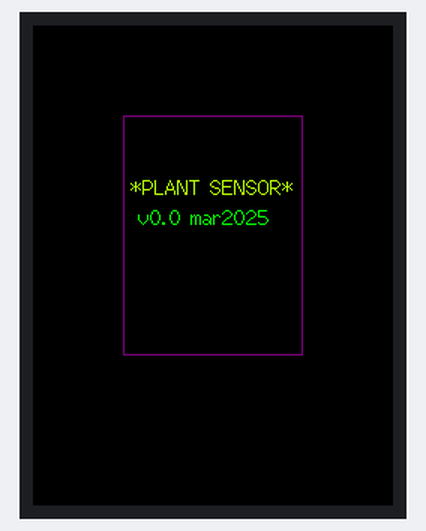
The sketch below on a simulated ESP32. On the bench: 240×320 colour display. Random numbers use the default seed unless the sketch sets one.

Above: at 0.8 s.
At 1.9 s:
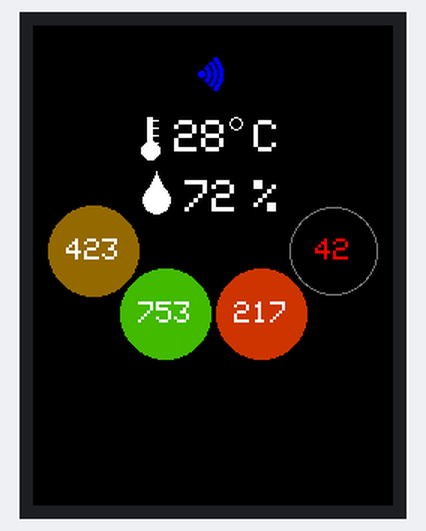
At 11.0 s:
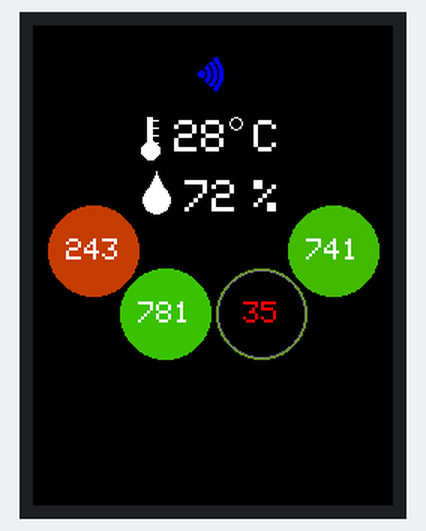
At 20.2 s:
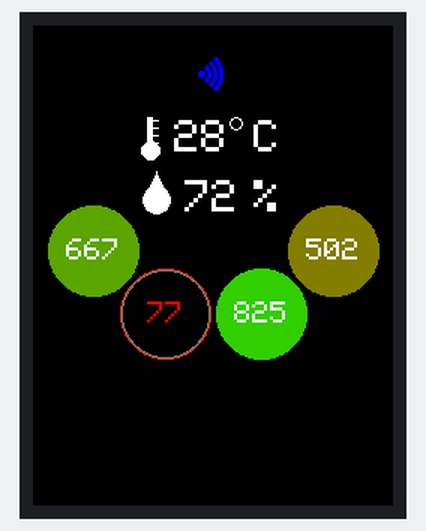
At 29.3 s:
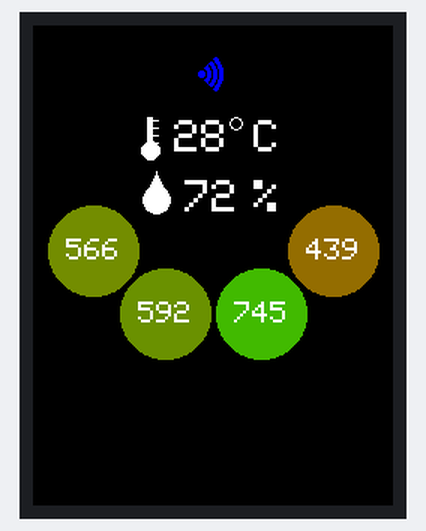
At 38.5 s:
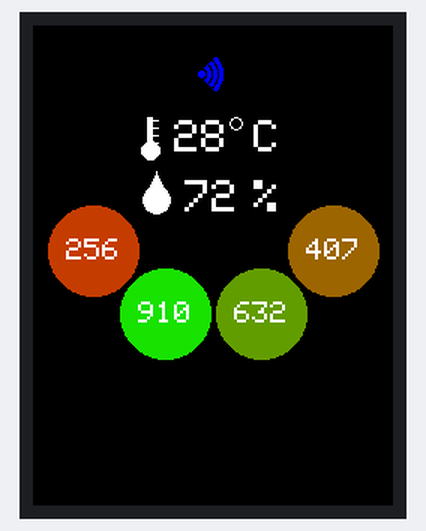

Measured:
- what the display in image 0 shows lasts 1.1 s, from 0.7 s to 1.8 s
- what the display in image 1 shows lasts 1.0 s, from 1.8 s to 2.8 s

The sketch:

ESP32-ROUND-DISPLAY-TFT-SPI.ino
```cpp
/// TESTING 1.28" TFT ROUND DISPLAY


/*
IMPORTANT: ALTERATION ON LIBRARY user_Setup.h FILE
Only ONE driver uncommented on the file Arduino/libraries/TFT_eSPI/User_SetUp.h
// Only define one driver, the other ones must be commented out
#define GC9A01_DRIVER    /// <<< THAT'S THE CURRENT DISPLAY CHIP


ALSO this session was altered:
======
// For ESP32 Dev board (only tested with GC9A01 display)
// The hardware SPI can be mapped to any pins

#define TFT_MOSI 23 // In some display driver board, it might be written as "SDA" and so on.
#define TFT_SCLK 18
#define TFT_CS   22 // Chip select control pin
#define TFT_DC   16  // Data Command control pin
#define TFT_RST  4  // Reset pin (could connect to Arduino RESET pin)
//#define TFT_BL   22  // LED back-light
======

*/

#include <TFT_eSPI.h> // Hardware-specific library
#include <SPI.h>

TFT_eSPI tft = TFT_eSPI();       // Invoke custom library


// Display settings
const int SCREEN_WIDTH = 240;
const int SCREEN_HEIGHT = 240;
const int CENTER_X = SCREEN_WIDTH / 2;
const int CENTER_Y = SCREEN_HEIGHT / 2;
const int RADIUS = 30;  // moisture circles radius


// Moisture Circles Positions
int posX[4];
int posY[4];

// Simulated or actual moisture readings (0–1023)
int moisture1, moisture2, moisture3, moisture4;

void setup() {
  // put your setup code here, to run once:
  tft.init();
    tft.setRotation(0);


  tft.fillScreen(TFT_BLACK);

    delay(500);

  tft.drawRect(60, 60, tft.width()/2, tft.height()/2, TFT_PURPLE);

    // Set "cursor" at top left corner of display (0,0) and select font 4

  // We can now plot text on screen using the "print" class
  tft.setTextColor(TFT_GREENYELLOW);
  tft.setCursor(65, 100, 2);
  tft.println("*PLANT SENSOR*");
  tft.setTextColor(TFT_GREEN);
  tft.setCursor(70, 120, 2);
  tft.println("v0.0 mar2025");

  delay(1000);


  tft.fillScreen(TFT_BLACK);


  // circles positions
  posX[0] = 40;    posY[0] = 150; //
  posX[1] = 88;    posY[1] = 192; //
  posX[2] = 152;   posY[2] = 192; //
  posX[3] = 200;   posY[3] = 150; //

/*
  tft.fillCircle(152, 192, 30, TFT_GREEN);
  tft.fillCircle(88, 192, 30, TFT_GREEN);
  tft.fillCircle(40, 150, 30, TFT_GREEN);
  tft.fillCircle(200, 150, 30, TFT_GREEN);
*/

  tft.setTextColor(TFT_WHITE);
  tft.setTextSize(3);
  tft.setTextFont(1);

// temp display
  drawTemperatureIcon(78, 73);  // temp icon
  tft.setTextDatum(MR_DATUM); // align RIGHT
  tft.drawString("28", 130, 75);
  tft.drawCircle(135,65,4,TFT_WHITE);
  tft.drawString("C", 165, 75);

// umid display
  drawDropIcon(82, 125);  // drop icon
  tft.setTextDatum(MR_DATUM); // align RIGHT
  tft.drawString("72", 137, 115);
  tft.drawString("%", 165, 115);


// wifi-display
  drawWiFiIcon(110, 32);  //


}

void loop() {
  // put your main code here, to run repeatedly:


// Simulate readings or replace with analogRead()
  moisture1 = random(0, 1024); // or analogRead(A0);
  moisture2 = random(0, 1024); // or analogRead(A1);
  moisture3 = random(0, 1024); // or analogRead(A2);
  moisture4 = random(0, 1024); // or analogRead(A3);

  int readings[4] = {moisture1, moisture2, moisture3, moisture4};

  // Draw each circle
  for (int i = 0; i < 4; i++) {

    uint16_t color = getColorFromValue(readings[i]);


    if (readings[i]<200) {
          tft.fillCircle(posX[i], posY[i], RADIUS-1, TFT_DARKGREY);
          tft.fillCircle(posX[i], posY[i], RADIUS-2, TFT_BLACK);

          // Optional: display moisture value as text
    //tft.setTextColor(TFT_WHITE, color);
    tft.setTextDatum(MC_DATUM); // Centered text
    tft.setTextColor(TFT_RED);
    tft.setTextSize(2);
    tft.setTextFont(1);
    tft.drawNumber(readings[i], posX[i], posY[i]);
    } else {

    tft.fillCircle(posX[i], posY[i], RADIUS, color);
    //tft.drawCircle(posX[i], posY[i], RADIUS, TFT_WHITE);  // optional outline

    // Optional: display moisture value as text
    tft.setTextColor(TFT_WHITE, color);
    tft.setTextDatum(MC_DATUM); // Centered text
    tft.setTextColor(TFT_WHITE);
    tft.setTextSize(2);
    tft.setTextFont(1);
    tft.drawNumber(readings[i], posX[i], posY[i]);
    }
  }

  delay(1000); // Adjust refresh rate


}


void drawWiFiIcon(int x, int y) {
  // Draw 3 arcs with increasing radius
  tft.drawArc(x, y, 14, 16, 225, 315, TFT_BLUE, TFT_BLACK); // outer arc
  tft.drawArc(x, y, 10, 12, 225, 315, TFT_BLUE, TFT_BLACK); // middle arc
  tft.drawArc(x, y, 6, 8, 225, 315, TFT_BLUE, TFT_BLACK);   // inner arc

  // Draw center dot
  tft.fillCircle(x+2, y, 2, TFT_BLUE);  // small dot at bottom center
}

void drawTemperatureIcon(int x, int y) {
  // Draw bulb (bottom circle)
  tft.fillCircle(x, y + 10, 6, TFT_WHITE);         // Outer red bulb
  //tft.drawCircle(x, y + 10, 6, TFT_WHITE);       // Outline

  // Draw vertical tube
  tft.fillRect(x - 2, y - 12, 4, 18, TFT_WHITE); // Thermometer tube
  //tft.fillRect(x - 1, y - 11, 2, 20, TFT_WHITE);   // Red fill for mercury

  // Draw outline around tube
  //tft.drawRect(x - 2, y - 12, 4, 22, TFT_WHITE);

  // Optional: Draw side ticks
  for (int i = 0; i < 5; i++) {
    int tickY = y - 10 + i * 5;
    tft.drawFastHLine(x + 2, tickY, 4, TFT_WHITE);
  }
}

// 🔷 Draw a 28-pixel tall blue water drop icon at (x, y) – center bottom of drop
void drawDropIcon(int x, int y) {
  // Dimensions
  int height = 28;
  int width = 18;
  int radius = 9;

  // Draw bottom circle (bulb of the drop)
  tft.fillCircle(x, y - radius, radius, TFT_WHITE);

  // Draw top triangle (pointy part of the drop)
  int topY = y - height;
  tft.fillTriangle(x - radius, y - radius, x + radius, y - radius, x, topY, TFT_WHITE);

  // Optional: outline
  //tft.drawCircle(x, y - radius, radius, TFT_WHITE);
  //tft.drawLine(x, topY, x - radius, y - radius, TFT_WHITE);
  //tft.drawLine(x, topY, x + radius, y - radius, TFT_WHITE);
}


// Map moisture value (0–1023) to RGB565 red–green gradient
uint16_t getColorFromValue(int value) {
  value = constrain(value, 0, 1023);
  uint8_t red   = map(value, 0, 1023, 255, 0);   // Red fades out
  uint8_t green = map(value, 0, 1023, 0, 255);   // Green increases
  return tft.color565(red, green, 0);
}
```
